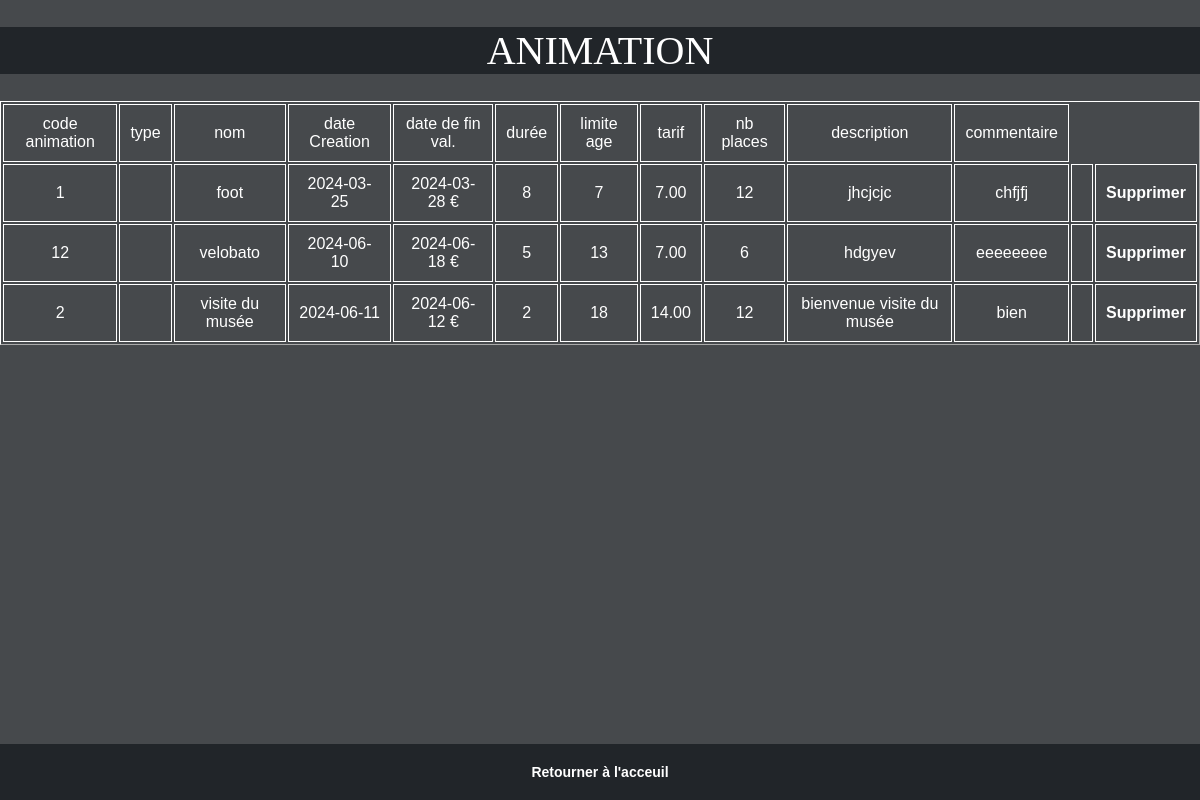
The page /E5-VVA/afficherAnimation.php (signed in) on the database its author committed.
### tables this page shows
CREATE TABLE `ANIMATION` (
  `CODEANIM` char(8) NOT NULL,
  `CODETYPEANIM` char(5) NOT NULL,
  `NOMANIM` char(40) DEFAULT NULL,
  `DATECREATIONANIM` date DEFAULT NULL,
  `DATEVALIDITEANIM` date DEFAULT NULL,
  `DUREEANIM` double(5,0) DEFAULT NULL,
  `LIMITEAGE` int(2) DEFAULT NULL,
  `TARIFANIM` decimal(7,2) DEFAULT NULL,
  `NBREPLACEANIM` int(2) DEFAULT NULL,
  `DESCRIPTANIM` char(250) DEFAULT NULL,
  `COMMENTANIM` char(250) DEFAULT NULL,
  `DIFFICULTEANIM` char(40) DEFAULT NULL
);

### E5-VVA/afficherAnimation.php (the view, shortened to what this page needs)
<!doctype html>
<?php
$connexion = mysqli_connect("localhost","root","","gacti");
$requete1 = "SELECT * FROM animation";
$resultat = mysqli_query($connexion, $requete1);
?>
<center><H1>ANIMATION</H1></center>
<TABLE border=1>
<TR>
<TD> code animation </TD>
<TD> type </TD>
<TD> nom </TD>
<TD> date Creation  </TD>
<TD> date de fin val.  </TD>
<TD> durée </TD>
<TD> limite age </TD>
<TD> tarif </TD>
<TD> nb places </TD>
<TD> description </TD>
<TD> commentaire </TD>
</TR>
<?php while($enreg=mysqli_fetch_array($resultat))
{
?>
<TR>
<TD><?php echo $enreg["CODEANIM"];?></TD>
<TD><?php if($enreg["CODETYPEANIM"] == "SP"){echo "SPORT";} elseif($enreg["CODETYPEANIM"] == "AR"){echo "ART";} elseif($enreg["CODETYPEANIM"] == "CT"){echo "CULTUREL";} elseif($enreg["CODETYPEANIM"] == "CN"){echo "CINEMA";}?></TD>
<TD><?php echo $enreg["NOMANIM"];?></TD>
<TD><?php echo $enreg["DATECREATIONANIM"];?></TD>
<TD><?php echo $enreg["DATEVALIDITEANIM"];?> €</TD>
<TD><?php echo $enreg["DUREEANIM"];?></TD>
<TD><?php echo $enreg["LIMITEAGE"];?></TD>
<TD><?php echo $enreg["TARIFANIM"];?></TD>
<TD><?php echo $enreg["NBREPLACEANIM"];?></TD>
<TD><?php echo $enreg["DESCRIPTANIM"];?></TD>
<TD><?php echo $enreg["COMMENTANIM"];?></TD>
<TD><?php
		if($_SESSION['TYPEPROFIL'] == "en")
		{
			echo"<td><a href='supprimeranim.php?CODEANIM=".$enreg['CODEANIM']."'>Supprimer</a></td>";
		}
?></TD>
</TR>
<?php } ?>
</TABLE>
<footer>
<strong><a href="mainUtilisateur.php">Retourner à l'acceuil</a></strong>
</footer>

### E5-VVA/afficherAnimation.php (style rules this page uses)
table { border-color: solid black 10px; width: 100%; align-items: center; text-align: center; }
table { border-color: white; width: 100%; text-align: center; margin-top: 20px; }
th, td { padding: 10px; border: 1px solid white; }
a { color: white; text-decoration: none; font-weight: bold; }
h1 { text-align: center; font-weight: normal; font-size: 40px; font-family: 'Comic Sans MS'; background-color: #212529; }
footer { background-color: #212529; color: #fff; font-size: 14px; padding: 20px; text-align: center; position: absolute; bottom: 0; left: 0; right: 0; }

### rows shown on the page
animation: CODEANIM "1", NOMANIM "foot", DATECREATIONANIM "2024-03-25", DATEVALIDITEANIM "2024-03-28", DUREEANIM "8", LIMITEAGE "7", TARIFANIM "7.00", NBREPLACEANIM "12", DESCRIPTANIM "jhcjcjc", COMMENTANIM "chfjfj"
animation: CODEANIM "12", NOMANIM "velobato", DATECREATIONANIM "2024-06-10", DATEVALIDITEANIM "2024-06-18", DUREEANIM "5", LIMITEAGE "13", TARIFANIM "7.00", NBREPLACEANIM "6", DESCRIPTANIM "hdgyev", COMMENTANIM "eeeeeeee"
animation: CODEANIM "2", NOMANIM "visite du musée", DATECREATIONANIM "2024-06-11", DATEVALIDITEANIM "2024-06-12", DUREEANIM "2", LIMITEAGE "18", TARIFANIM "14.00", NBREPLACEANIM "12", DESCRIPTANIM "bienvenue visite du musée", COMMENTANIM "bien"
